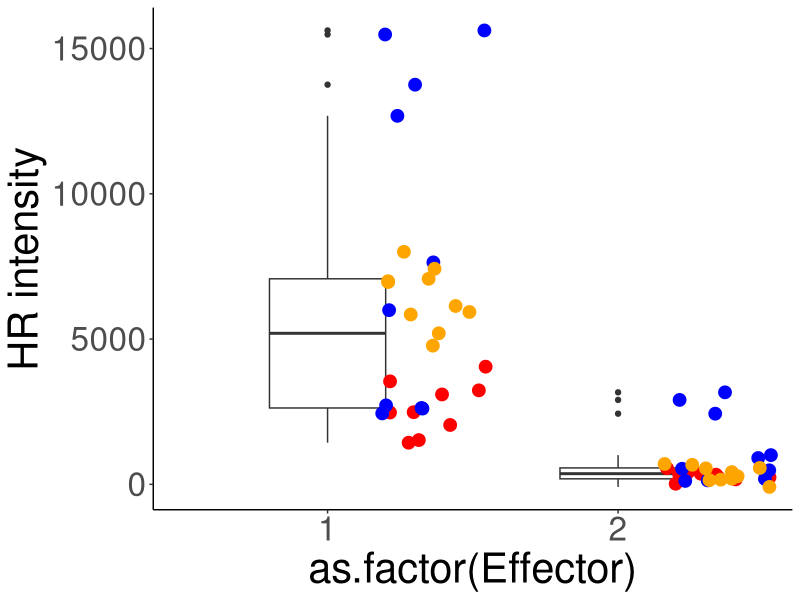
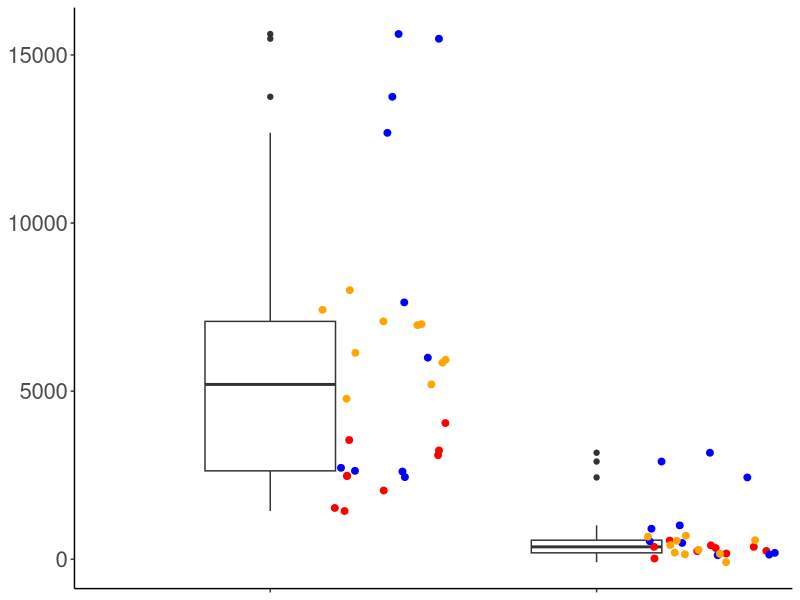

Generate these figures, in order, with R: (Note: this script raises an error after producing the figures.)
########## Boxplot varBgd ###########

library(dplyr)
library(ggplot2)
library(reshape2)


varAvarBgd<-read.table("AllBgd.txt",h=T)
varAvarBgd

png("varAvsvarBgd.png", width=350, height=460)
ggplot(varAvarBgd,aes(x=as.factor(Effector),y=Hrintensity)) + geom_boxplot(width=0.4,position=position_dodge(width = 0.5)) + geom_jitter(aes(x=as.numeric(Effector)+0.35,y=Hrintensity,colour=Experiment),size=4,width=0.2, show.legend = FALSE) +scale_colour_manual(values = c("orange","red","blue")) + theme_classic() + ylab("HR intensity") + theme(text = element_text(size=30)) 
dev.off()


pdf("varAvsvarBgd.pdf", width=3.5, height=4.6)
ggplot(varAvarBgd,aes(x=as.factor(Effector),y=Hrintensity)) + geom_boxplot(width=0.4,position=position_dodge(width = 0.5)) + geom_jitter(aes(x=as.numeric(Effector)+0.35,y=Hrintensity,colour=Experiment),size=2,width=0.2, show.legend = FALSE) +scale_colour_manual(values = c("orange","red","blue")) + theme_classic() + ylab("HR intensity") + theme(text = element_text(size=20), axis.title=element_blank(),axis.text.x=element_blank())  
dev.off()


varAvarBgdWilxocon<-read.table("AllBgdWilkocon.txt",h=T)
varAvarBgdWilxocon
wilcox.test(x=varAvarBgdWilxocon$varA,y=varAvarBgdWilxocon$varBgd,paired=TRUE)
varAvarBgdWilxocon1 <- varAvarBgdWilxocon %>% filter(Experiment=="Exp08082020")
varAvarBgdWilxocon1 
varAvarBgdWilxocon2 <- varAvarBgdWilxocon %>% filter(Experiment=="Exp30092019")
varAvarBgdWilxocon2
varAvarBgdWilxocon3 <- varAvarBgdWilxocon %>% filter(Experiment=="Exp22092020")
varAvarBgdWilxocon3 
wilcox.test(x=varAvarBgdWilxocon1$varA,y=varAvarBgdWilxocon1$varBgd,paired=TRUE)
wilcox.test(x=varAvarBgdWilxocon2$varA,y=varAvarBgdWilxocon2$varBgd,paired=TRUE)
wilcox.test(x=varAvarBgdWilxocon3$varA,y=varAvarBgdWilxocon3$varBgd,paired=TRUE)

